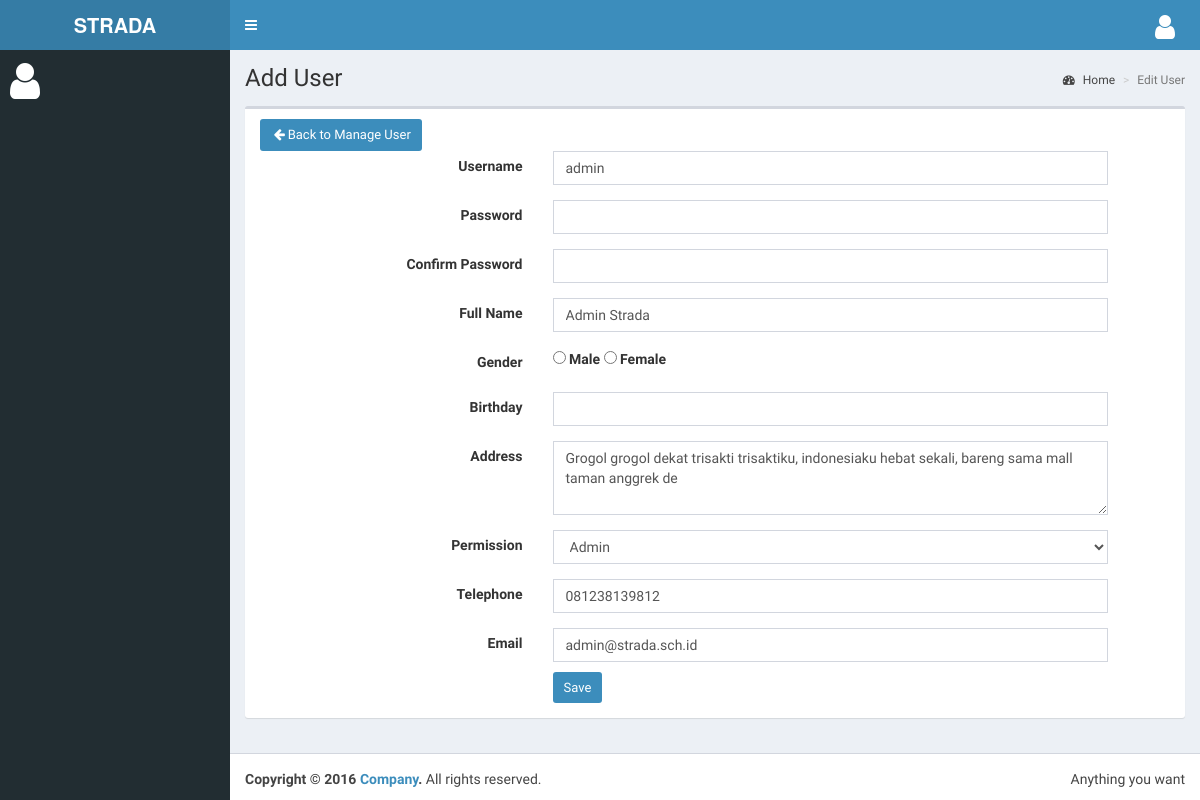
The page /user/edit-user/1 on the database its author committed.
### tables this page shows
CREATE TABLE IF NOT EXISTS `st_user` (
  `id_user` int(11) NOT NULL AUTO_INCREMENT,
  `username` varchar(20) NOT NULL,
  `password` char(32) NOT NULL,
  `email` varchar(100) NOT NULL,
  `last_login` datetime NOT NULL,
  `date_input` datetime NOT NULL,
  `permission` tinyint(2) NOT NULL COMMENT '1 : Admin, 2 : Murid, 3 : Guru',
  `full_name` varchar(100) NOT NULL,
  `address` varchar(100) NOT NULL,
  `telephone` varchar(100) NOT NULL,
  `birthday` date NOT NULL,
  `gender` tinyint(1) NOT NULL COMMENT '1: Male, 2: Female',
  PRIMARY KEY (`id_user`)
);

### application/controllers/User.php (called while the page is built, shortened)
<?php
class User extends CI_Controller {
	public function __construct(){
		$this->load->model('muser','mus');
    $this->load->library('pagination');
	}
		function edit_user(){
			$data['title_web'] = 'Edit User | Adminpanel Strada';
			$data['path_content'] = 'admin/user/edit_user';
			$id=$this->uri->segment(3);
			$data['result']=$this->mod->getDataWhere('user','id_user',$id);
				$this->form_validation->set_rules('username','Username','required');
				$this->form_validation->set_rules('password','Password','required');
				$this->form_validation->set_rules('email','Email','required|valid_email');
				$this->form_validation->set_rules('full_name','full Name','required');
				$this->form_validation->set_rules('permission','Permission','required');
			if(!$this->form_validation->run()){
				$this->load->view('admin/index',$data);
			}
			else{
				$save = $this->mus->editUser($_POST,$id);
				redirect(base_url($this->uri->segment(1).'/manage_user'));
			}
		}
}
?>

### index.php (called while the page is built, shortened)
<?php
require_once BASEPATH.'core/CodeIgniter.php';

### application/models/Mmodule.php (called while the page is built, shortened)
<?php
class Mmodule extends CI_Model {
	function getDataWhere($table_name,$field,$value){
		$this->db->where($field,$value);
		$query = $this->db->get($table_name);
		if($query->num_rows()>0)
			return $query->row_array();
		else return false;
	}
}
?>

### application/views/admin/user/edit_user.php (the view, shortened to what this page needs)
<!DOCTYPE html>
  <div class="content-wrapper">
    <section class="content-header">
      <h1>
        Add User
      </h1>
      <ol class="breadcrumb">
        <li><a href="#"><i class="fa fa-dashboard"></i> Home</a></li>
        <li class="active">Edit User</li>
      </ol>
    </section>
    <section class="content">
    <div class="box body">
    <div class="container">
       <a class="btn btn-sm vcd-btn-primary btn-rd" style="margin-top:10px" href="<?php echo base_url($this->uri->segment(1).'/manage-user')?>" role="button">
        <i class="fa fa-arrow-left fa-fw" aria-hidden="true"></i>Back to Manage User
      </a>
      <form class="" method="post">
      <div class="form-group">
        <div class="row">
          <div class="col-md-3 col-sm-3 col-xs-3 text-right">
            <label class="control-label">Username</label>
          </div>
          <div class="col-md-6 col-sm-6 col-xs-9">
            <input type="text" class="form-control col-md-7 col-xs-12" name="username" value="<?php echo $result['username']?>">
          </div>
          <div class="col-md-3 col-sm-3 hidden-xs"></div>
        </div>
      </div>
      <div class="form-group">
        <div class="row">
          <div class="col-md-3 col-sm-3 col-xs-3 text-right">
            <label class="control-label">Password</label>
          </div>
          <div class="col-md-6 col-sm-6 col-xs-9">
            <input type="password" class="form-control col-md-7 col-xs-12" name="password">
          </div>
          <div class="col-md-3 col-sm-3 hidden-xs"></div>
        </div>
      </div>
      <div class="form-group">
        <div class="row">
          <div class="col-md-3 col-sm-3 col-xs-3 text-right">
            <label class="control-label">Confirm Password</label>
          </div>
          <div class="col-md-6 col-sm-6 col-xs-9">
            <input type="password" name="confirm" class="form-control col-md-7 col-xs-12" >
          </div>
          <div class="col-md-3 col-sm-3 hidden-xs"></div>
        </div>
      </div>
      <div class="form-group">
        <div class="row">
          <div class="col-md-3 col-sm-3 col-xs-3 text-right">
            <label class="control-label">Full Name</label>
          </div>
          <div class="col-md-6 col-sm-6 col-xs-9">
            <input type="text" class="form-control col-md-7 col-xs-12" name="full_name" value="<?php echo $result['full_name']?>">
          </div>
          <div class="col-md-3 col-sm-3 hidden-xs"></div>
        </div>
      </div>
      <div class="form-group">
        <div class="row">
          <div class="col-md-3 col-sm-3 col-xs-3 text-right">
            <label class="control-label">Gender</label>
          </div>
          <div class="col-md-6 col-sm-6 col-xs-9">
            <label><input type="radio" name="gender" value="1" <?php if($result['gender'] == 1) echo "checked"?>> Male</label>
                <label><input type="radio" name="gender" value="2" <?php if($result['gender'] == 2) echo "checked"?>> Female</label>
          </div>
          <div class="col-md-3 col-sm-3 hidden-xs"></div>
        </div>
      </div>
      <div class="form-group">
        <div class="row">
          <div class="col-md-3 col-sm-3 col-xs-3 text-right">
            <label class="control-label">Birthday</label>
          </div>
          <div class="col-md-6 col-sm-6 col-xs-9">
            <input type="text" class="form-control col-md-7 col-xs-12" name="birthday" id="datepicker">
          </div>
          <div class="col-md-3 col-sm-3 hidden-xs"></div>
        </div>
      </div>
      <div class="form-group">
        <div class="row">
          <div class="col-md-3 col-sm-3 col-xs-3 text-right">
            <label class="control-label">Address</label>
          </div>
          <div class="col-md-6 col-sm-6 col-xs-9">
            <textarea class="form-control" rows="3"  name="address"><?php echo $result['address']?></textarea>
          </div>
          <div class="col-md-3 col-sm-3 hidden-xs"></div>
        </div>
      </div>
      <div class="form-group">
        <div class="row">
          <div class="col-md-3 col-sm-3 col-xs-3 text-right">
            <label class="control-label">Permission</label>
          </div>
          <div class="col-md-6 col-sm-6 col-xs-9">
            <?php
              $options = array(
                  1 => 'Admin',
                  2 => 'Guru',
                  3 => 'Murid'
                );
              echo form_dropdown('permission',$options,$result['permission'],'class="form-control"');
            ?>
          </div>
          <div class="col-md-3 col-sm-3 hidden-xs"></div>
        </div>
      </div>
      <div class="form-group">
        <div class="row">
          <div class="col-md-3 col-sm-3 col-xs-3 text-right">
            <label class="control-label">Telephone</label>
          </div>
          <div class="col-md-6 col-sm-6 col-xs-9">
            <input type="text" class="form-control col-md-7 col-xs-12" name="telephone"  value="<?php echo $result['telephone']?>">
          </div>
          <div class="col-md-3 col-sm-3 hidden-xs"></div>
        </div>
      </div>
      <div class="form-group">
        <div class="row">
          <div class="col-md-3 col-sm-3 col-xs-3 text-right">
            <label class="control-label">Email</label>
          </div>
          <div class="col-md-6 col-sm-6 col-xs-9">
            <input type="text" class="form-control col-md-7 col-xs-12" name="email" value="<?php echo $result['email']?>">
            <button class="btn btn-sm vcd-btn-primary btn-rd" style="margin-top:10px" href="#" role="button" type="submit">
              Save
            </button>
          </div>
          <div class="col-md-3 col-sm-3 hidden-xs"></div>
        </div>
      </div>
      </form>
      </div>
      </div>
    </section>
  </div>

### asset/asset_default/default.css (style rules this page uses)
.btn-rd { background-color:#3c8dbc; color:#fff; font-size:13px; }
.control-label { padding-top:5px; }

### rows shown on the page
st_user: username "admin", full_name "Admin Strada", gender "☐ Male", gender "☐ Female", address "Grogol grogol dekat trisakti trisaktiku, indonesiaku hebat sekali, bareng sama mall taman anggrek de", permission "Admin", telephone "081238139812", email "admin@strada.sch.id"
